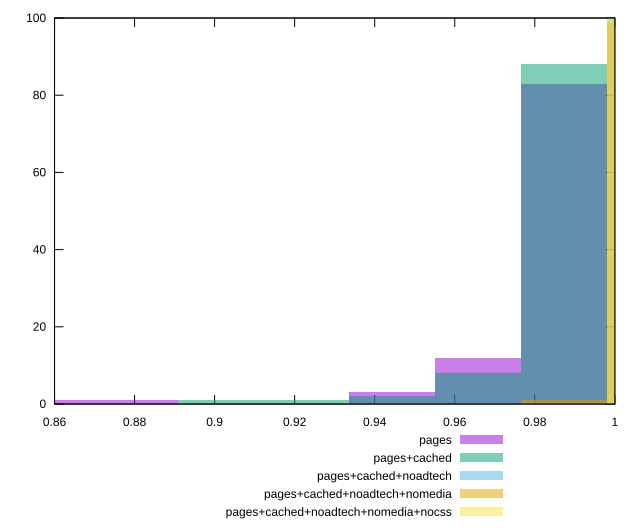

Source code (gnuplot):
reset

$pages <<EOF
0.8800057403656026 1
0.8585421857225393 1
0.9658599589378566 12
0.9873235135809201 83
0.9443964042947931 3
EOF

$pagesCached <<EOF
0.9014692950086661 1
0.9873235135809201 88
0.9443964042947931 2
0.9658599589378566 8
0.9229328496517296 1
EOF

$pagesCachedNoadtech <<EOF
1.0087870682239837 100
EOF

$pagesCachedNoadtechNomedia <<EOF
1.0087870682239837 99
0.9873235135809201 1
EOF

$pagesCachedNoadtechNomediaNocss <<EOF
1.0087870682239837 100
EOF

set key outside below
set boxwidth 0.02146355464306348
set xrange [0.86:1]
set yrange [0:100]
set trange [0:100]
set style fill transparent solid 0.5 noborder
set terminal svg size 640, 530 enhanced background rgb 'white'
set output "report_0_00242021-02-20T12:25:28.543Z/bootup-time/comparison/histogram/all_score.svg"

plot $pages title "pages" with boxes, \
     $pagesCached title "pages+cached" with boxes, \
     $pagesCachedNoadtech title "pages+cached+noadtech" with boxes, \
     $pagesCachedNoadtechNomedia title "pages+cached+noadtech+nomedia" with boxes, \
     $pagesCachedNoadtechNomediaNocss title "pages+cached+noadtech+nomedia+nocss" with boxes

reset
